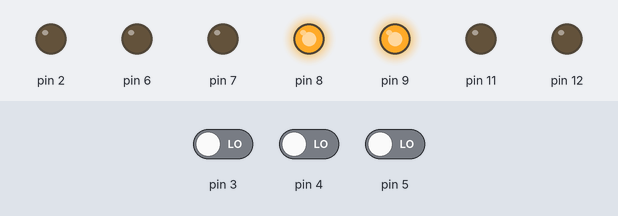
Recording of a sketch running on a simulated Arduino Uno, built with avr-gcc and run on an emulated ATmega328P. Shown: output pins drawn as LEDs (lit = HIGH). Inputs (shaded band) come from the test bench; at power-on: pin 3 LOW, pin 4 LOW, pin 5 LOW. What the sketch prints to the serial monitor is not drawn.

Above: at 0.1 s.
Timing chart, 0 to 1.6 s (numbered marks = the images above):
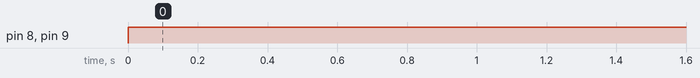

Measured:
- by itself, pin 8, pin 9: LOW → HIGH at 0.00 s

The sketch:

sensoronly.ino
```cpp
int val0 = 0;
int val1 = 0;
int val2 = 0;
void setup()
{
Serial.begin(9600);
pinMode(3,INPUT);
pinMode(4,INPUT);
pinMode(5,INPUT);
pinMode(8,OUTPUT);
pinMode(9,OUTPUT);
pinMode(11,OUTPUT);
pinMode(12,OUTPUT);
pinMode(1,OUTPUT);
pinMode(2,OUTPUT);
pinMode(6,OUTPUT);
pinMode(7,OUTPUT);

}

void loop()
{ digitalWrite(8, HIGH);
  digitalWrite(9, HIGH);
  digitalWrite(11, LOW);
  digitalWrite(12, LOW);

   val0 = digitalRead(3);

   Serial.println(val0);    //3=rightsensor
   val1 = digitalRead(4);

   Serial.println(val1);
   val2 = digitalRead(5);

   Serial.println(val2); //5=leftsensro


    if (val0 == 1 && val1 == 1 && val2 == 1)  //
   {
    digitalWrite(1,LOW);  //left wheel
    digitalWrite(6,LOW);   //right wheel
    digitalWrite(2,LOW);  //left wheel
    digitalWrite(7,LOW);   //right wheel
    delay(10);
    }
  }
```
